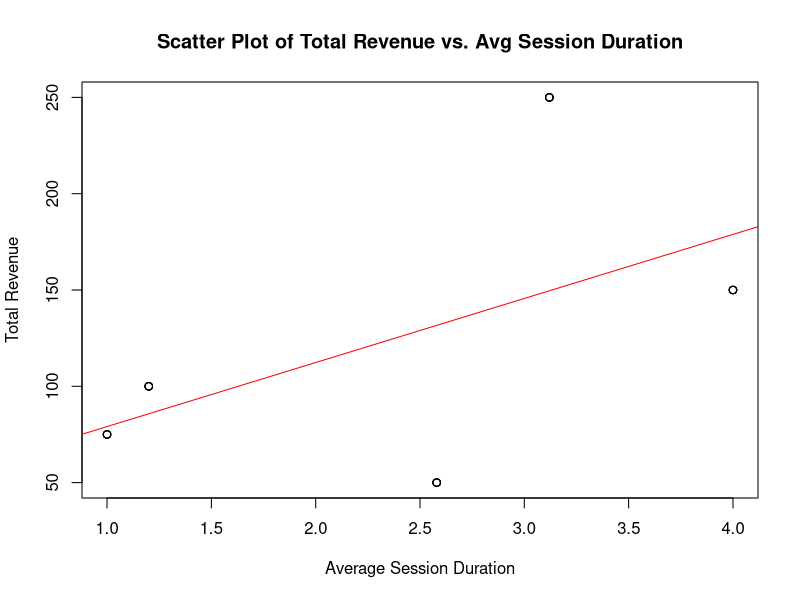
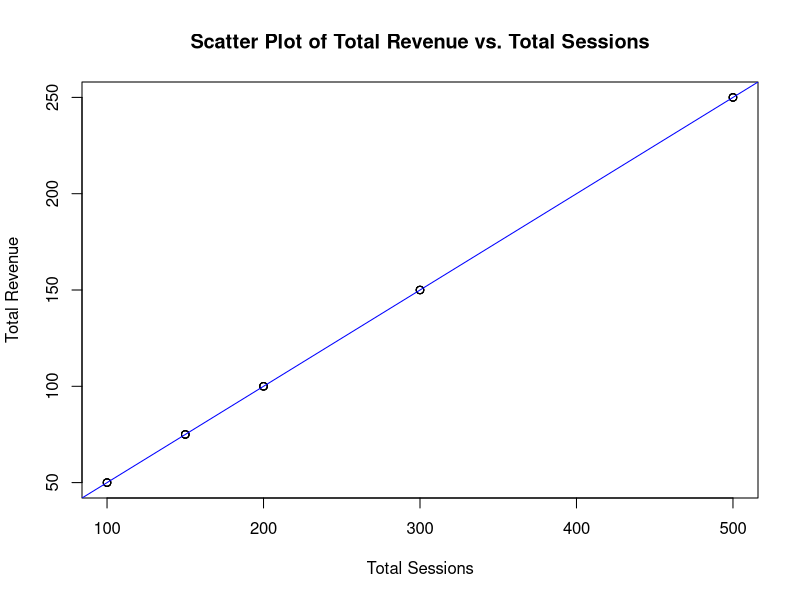
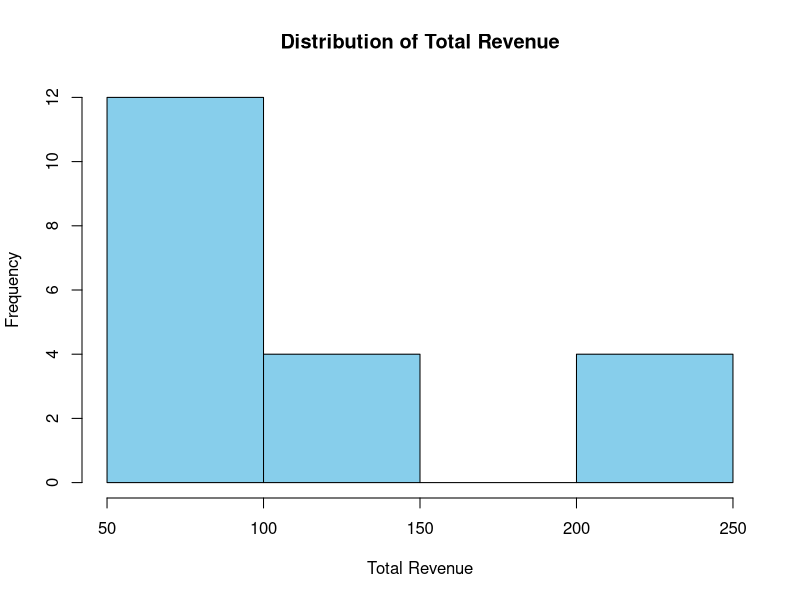
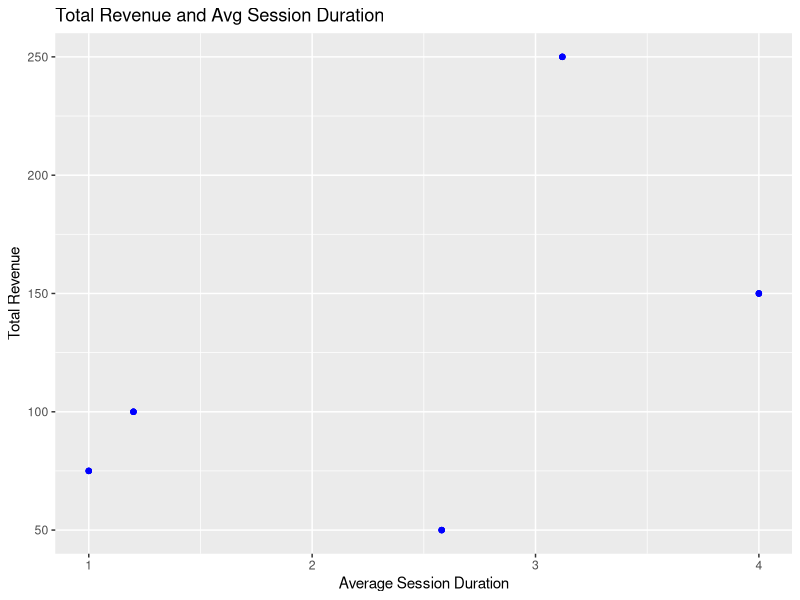
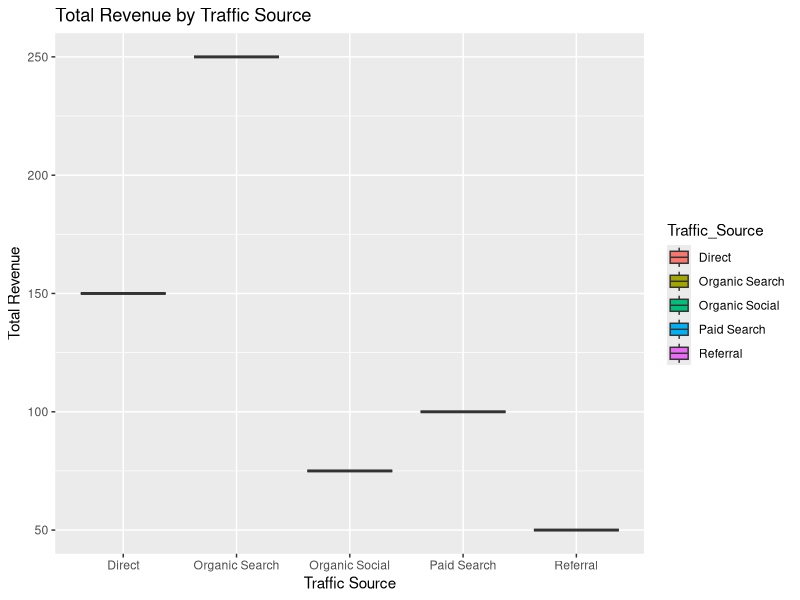
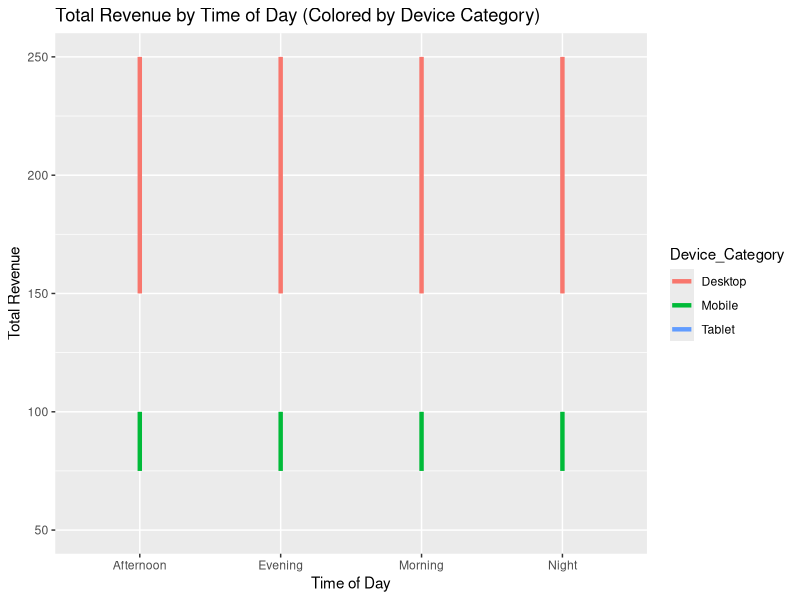
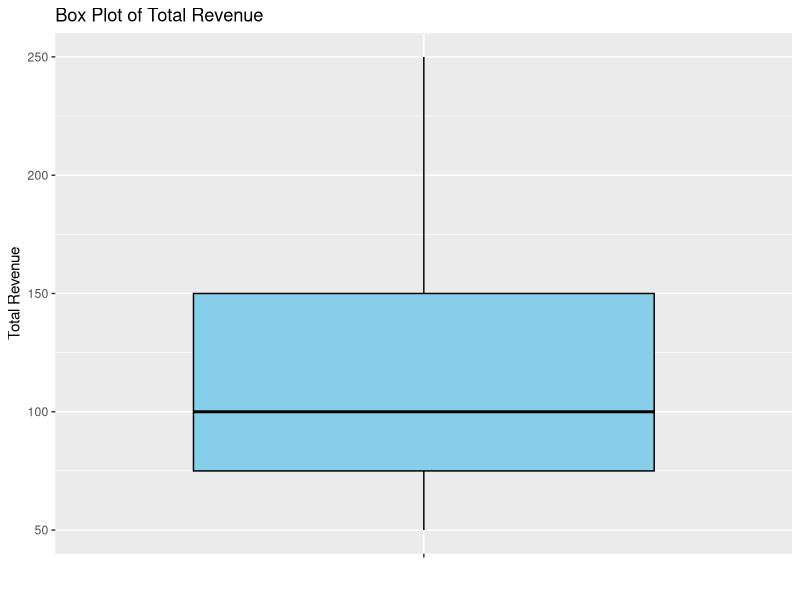
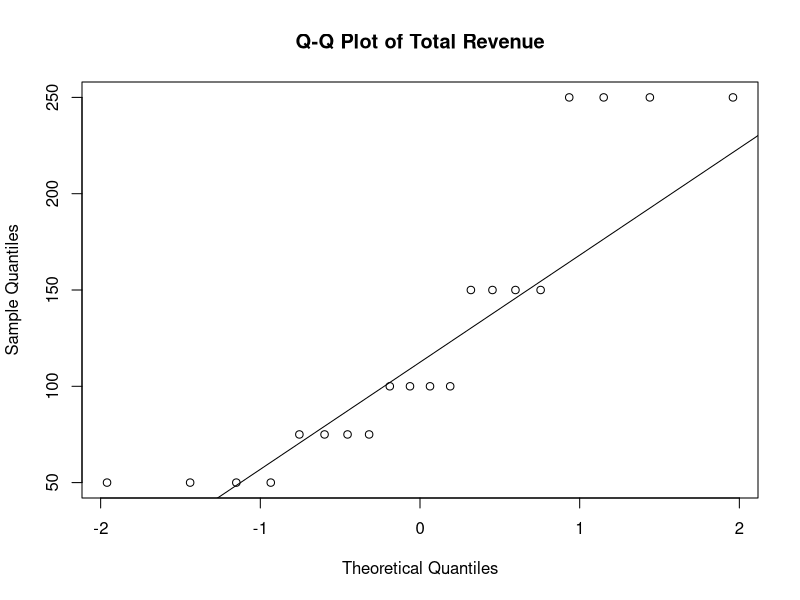

Reproduce these figures in R, in order.
## ---- chunk 1
knitr::opts_chunk$set(echo = TRUE)
## ---- chunk 2
library(readxl)
News_Website_Dataset <- read_excel("News Website Dataset.xlsx")
#View(News_Website_Dataset)

correlation_coefficient <- cor(News_Website_Dataset$Total_revenue, News_Website_Dataset$Avg_Session_Duration)

plot(News_Website_Dataset$Avg_Session_Duration, News_Website_Dataset$Total_revenue,
     xlab = "Average Session Duration", ylab = "Total Revenue",
     main = "Scatter Plot of Total Revenue vs. Avg Session Duration")

abline(lm(News_Website_Dataset$Total_revenue ~ News_Website_Dataset$Avg_Session_Duration), col = "red")

print(paste("Correlation Coefficient between Total Revenue and Avg Session Duration:", correlation_coefficient))

## ---- chunk 3
# correlation  and coefficient B/W Total_revenue and Total Sessions
correlation_coefficient2 <- cor(News_Website_Dataset$Total_revenue, News_Website_Dataset$Total_Sessions)
print(correlation_coefficient2)

plot(News_Website_Dataset$Total_Sessions, News_Website_Dataset$Total_revenue,
     xlab = "Total Sessions", ylab = "Total Revenue",
     main = "Scatter Plot of Total Revenue vs. Total Sessions")

abline(lm(News_Website_Dataset$Total_revenue ~ News_Website_Dataset$Total_Sessions), col = "blue")
## ---- chunk 4
library(ggplot2)
hist(News_Website_Dataset$Total_revenue, 
     main = "Distribution of Total Revenue",
     xlab = "Total Revenue",
     ylab = "Frequency",
     col = "skyblue",
     border = "black")
## ---- chunk 5
library(ggplot2)
ggplot(News_Website_Dataset, aes(x = Avg_Session_Duration, y = Total_revenue)) +
  geom_point(color = "blue") +
  labs(title = "Total Revenue and Avg Session Duration",
       x = "Average Session Duration",
       y = "Total Revenue")


## ---- chunk 6
library(ggplot2)
ggplot(News_Website_Dataset, aes(x = Traffic_Source, y = Total_revenue, fill = Traffic_Source)) +
  geom_boxplot() +
  labs(title = "Total Revenue by Traffic Source",
       x = "Traffic Source",
       y = "Total Revenue")
## ---- chunk 7
library(ggplot2)
ggplot(News_Website_Dataset, aes(x = Time_of_Day, y = Total_revenue, color = Device_Category)) +  geom_line(size = 1.5) +
  labs(title = "Total Revenue by Time of Day (Colored by Device Category)",
       x = "Time of Day",
       y = "Total Revenue")
## ---- chunk 8
library(ggplot2)
mean_revenue <- mean(News_Website_Dataset$Total_revenue)
variance_revenue <- var(News_Website_Dataset$Total_revenue)

print(paste("Mean for Total Revenue:", mean_revenue))
print(paste("Variance for Total Revenue:", variance_revenue))

#Box Plot for Total Revenue
ggplot(News_Website_Dataset, aes(x = "", y = Total_revenue)) +
  geom_boxplot(fill = "skyblue", color = "black") +
  labs(title = "Box Plot of Total Revenue", x = "", y = "Total Revenue")

# Q-Q plot for Total Revenue
qqnorm(News_Website_Dataset$Total_revenue, main = "Q-Q Plot of Total Revenue")
qqline(News_Website_Dataset$Total_revenue)


## ---- chunk 9
library(ggplot2)
mean_revenue_device <- aggregate(Total_revenue ~ Device_Category, data = News_Website_Dataset, mean)
variance_revenue_device <- aggregate(Total_revenue ~ Device_Category, data = News_Website_Dataset, var)

print("Mean Total Revenue by Device Category")
print(mean_revenue_device)
print("Variance of Total Revenue by Device Category")
print(variance_revenue_device)

# Bar plot for Mean Total Revenue by Device Category
ggplot(mean_revenue_device, aes(x = Device_Category, y = Total_revenue, fill = Device_Category)) +
  geom_bar(stat = "identity", position = position_dodge()) +
  labs(title = "Mean Total Revenue by Device Category", x = "Device Category", y = "Mean Total Revenue") +
  theme_minimal()

# Violin plot for Distribution of Total Revenue by Device Category
ggplot(News_Website_Dataset, aes(x = Device_Category, y = Total_revenue, fill = Device_Category)) +
  geom_violin(trim = FALSE) +
  labs(title = "Distribution of Total Revenue by Device Category", x = "Device Category", y = "Total Revenue") +
  theme_minimal()


# Box plot for Total Revenue by Device Category
ggplot(News_Website_Dataset, aes(x = Device_Category, y = Total_revenue, fill = Device_Category)) +
  geom_boxplot() +
  labs(title = "Total Revenue by Device Category", x = "Device Category", y = "Total Revenue") +
  theme_minimal()



